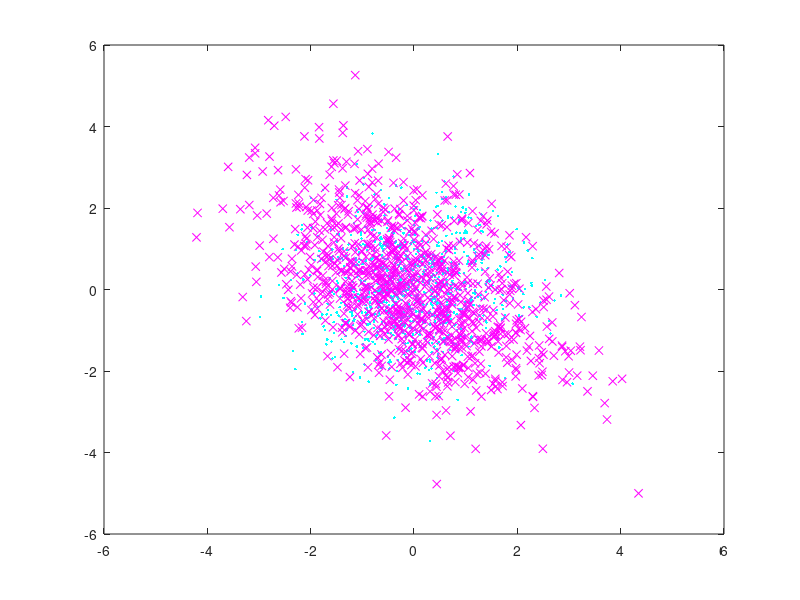

Write the MATLAB code that produced this figure. (Note: this script raises an error after producing the figure.)
C=[2 -1;-1 2];
A=chol(C);


X=randn(1000,2);
Y=X*A;
plot(X(:,1),X(:,2),'c.');
hold on
plot(Y(:,1),Y(:,2),'mx');


emparray = zeros(N,1);
theoarray = zeros(N,1);
thRange = linspace(0,2*pi,N);
for n=1:N
        theta = thRange(n);
	u=[sin(theta); cos(theta)];
	yp=Y*u;
	emparray(n,1) = var(yp);
	theoarray(n,1)= u'*C*u;
 end
%plot(thRange,emparray);
hold on;
%plot(thRange, theoarray);
hold off;
